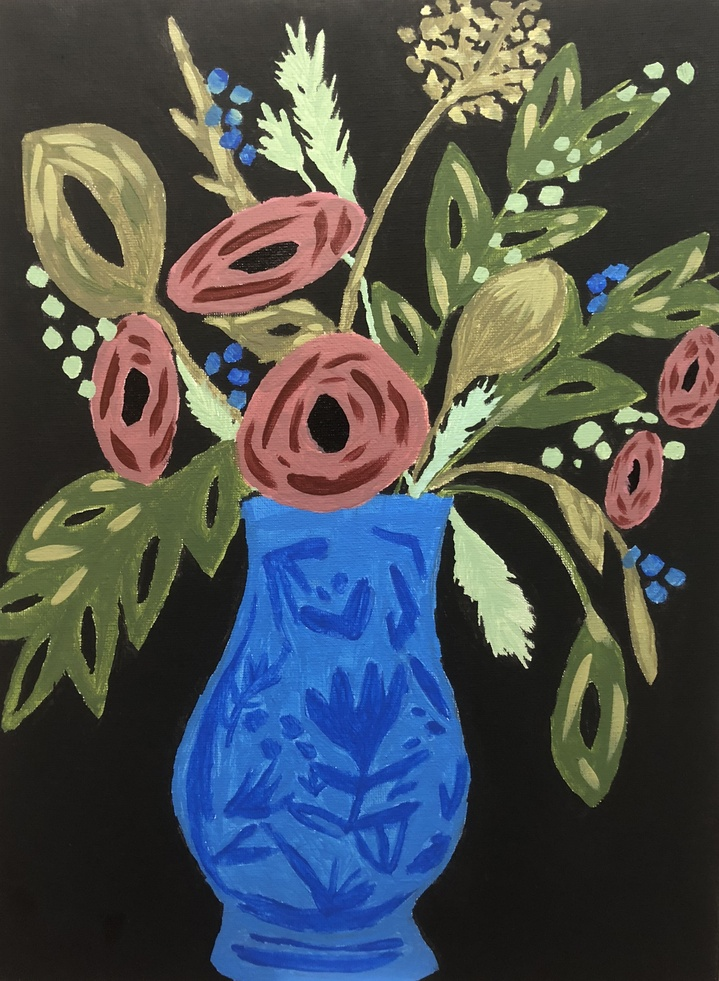
#> input picture week6_scratch/vase.JPG, 719 x 981 px, shrunk from 2512 x 3424 before the run
$ python 1_blur.py
#> lines starting #> are read from the running program, lines starting #| are printed output that depends on the picture
from PIL import Image, ImageFilter
#Library: Image
#Function: open
#Argument: bridge.bmp
#Variable: before (this is an object, inside of which is a function called filter, which takes
# an argument (ImageFilter.BoxBlur(10)), which itself is a function that just returns the filter to use)
#.save: just saves the file for you
before = Image.open("vase.JPG")
#> before is the input picture: PIL image 719x981 RGB; mean R, G, B 77.3, 81.8, 82
after = before.filter(ImageFilter.BoxBlur(10)) #10 is the number of pixels around which to blur
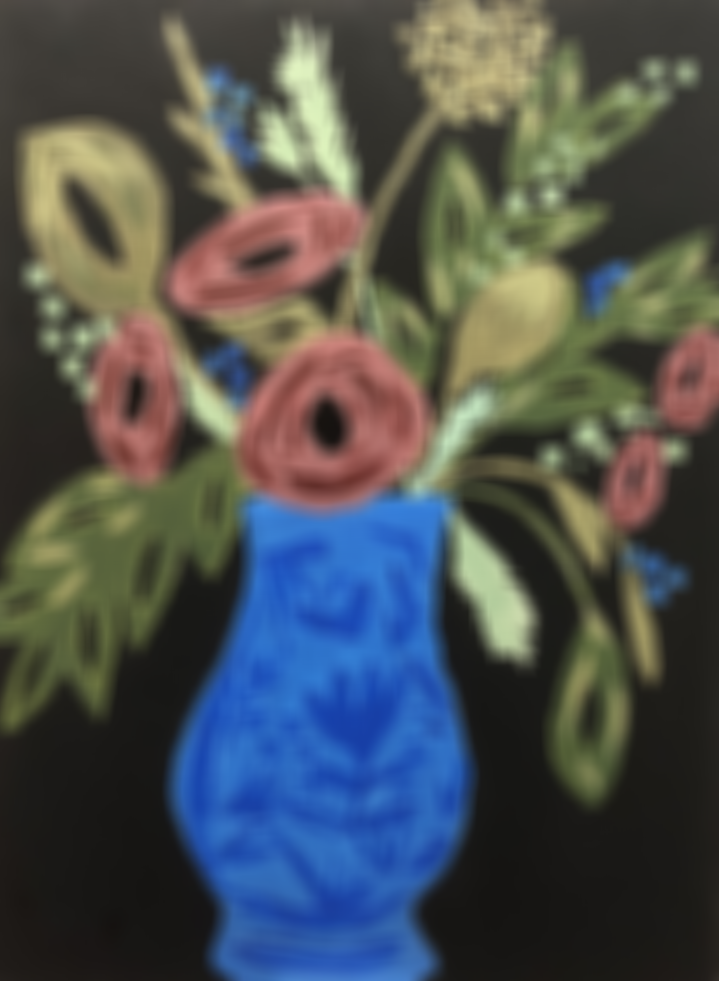
#> after: PIL image 719x981 RGB; mean R, G, B 77.2, 81.8, 82
after.save("out.JPG")
